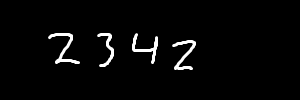
#> input picture test_number.png, 300 x 100 px
$ jupyter execute --allow-errors MultiDigitRecognition.ipynb   (shell and % lines are left out)   (older library calls are emulated)
#> lines starting #> are read from the running program, lines starting #| are printed output that depends on the picture; after the words box and inside, x2 and y2 are one past the last pixel; in counts of white or black regions, pixels touching at a corner belong together
#> in recognize_number, img is the input picture: shape (100, 300, 3) float32; min 0, max 1, mean 0.0276
[cell 1]
from scipy import ndimage
import scipy
import numpy as np
import os
import matplotlib.pyplot as plt
import matplotlib.patches as patches

## Get MNIST-compatible data from image

[cell 2]
def get_object_boxes(img, padding=5):
    """ Returns a list of rectangular boxes
        corresponding to objects in an image.

        Parameters
        ----------
        img : np.ndarray
            32x32x3 array representing image.

        padding : int, optional(default=5)
            Number of pixels to pad object in each direction.

        Returns
        -------
        boxes : List
            List of 4-tuples in (x,y,w,h) format.

        labeled : np.ndarray
            Labeled array to be used for separation.

    """
#> called with padding = 5

    img_bw = np.mean(img, axis=2)
    img_bw[img_bw > 0] = 1
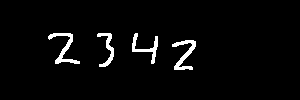
#> img_bw: shape (100, 300) float32; values 0 (black) and 1 (white), 3.2% white; 4 white regions, box (x1, y1, x2, y2) and area: (48, 33, 80, 64) 279, (172, 40, 196, 70) 273, (132, 33, 158, 64) 222, (97, 33, 114, 67) 200

    labeled, nr_objects = ndimage.label(img_bw)
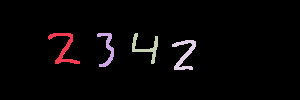
#> labeled: shape (100, 300) int32; 5 distinct labels, from 0 to 4; one colour per label, 0 black
#> nr_objects = 4

    boxes = []

    for i in range(1, 1 + nr_objects):
        where_x, where_y = np.where(labeled == i)

        x_min = np.min(where_x) - padding
        x_max = np.max(where_x) + padding
        y_min = np.min(where_y) - padding
        y_max = np.max(where_y) + padding

        boxes.append((x_min, y_min, x_max - x_min, y_max - y_min))
#> this loop made 4 passes
#> (x_min, x_max, y_min, y_max) on passes 1 to 4: (28, 68, 43, 84), (28, 71, 92, 118), (28, 68, 127, 162), (35, 74, 167, 200)
#> after the loop, boxes = [(28, 43, 40, 41), (28, 92, 43, 26), (28, 127, 40, 35), (35, 167, 39, 33)]

    return boxes, labeled

[cell 3]
def get_boxed_regions(img, padding=5):
    """ Returns list of 32 by 32 MNIST-prepared
        boxes from object boxes.

        Parameters
        ----------
        img : np.ndarray
            32x32x3 array representing image.

        padding : int, optional(default=5)
            Number of pixels to pad object in each direction.

        Returns
        -------
        regions : np.ndarray
            ndarray of shape (N, 32, 32) of MNIST-prepared regions.

        x_coords : np.ndarray
            ndarray of x-coords used to sort regions by coordinate.

    """
    boxes, labeled_img = get_object_boxes(img, padding)

    regions = []
    x_coords = []

    for box in boxes:
        x, y, w, h = box

        region = img[x:x+w,y:y+h]

        if w > 28 or h > 28:
            scale = max(w, h) / 28.0

            w_new = int(w / scale)
            h_new = int(h / scale)
            region = scipy.misc.imresize(region, (w_new, h_new))
            w, h, _ = region.shape

        pad_x = (0,0)
        pad_y = (0,0)

        if w < 28:
            v = int((28.0 - w) / 2)
            if w % 2 == 0:
                pad_x = (v, v)
            else:
                pad_x = (v, v+1)

        if h < 28:
            v = int((28.0 - h) / 2)
            if h % 2 == 0:
                pad_y = (v, v)
            else:
                pad_y = (v, v+1)

        region = np.pad(region, \
                        pad_width=(pad_x, pad_y,(0,0)), \
                        mode="minimum")

        region = np.pad(region, \
                        pad_width=((2,2), (2,2),(0,0)), \
                        mode="minimum")

        #TODO set regions that do not match the labeled image to zero

        regions.append(region)
        x_coords.append(y)
#> this loop made 4 passes
#> (box, x, y, scale, w_new, h_new) on passes 1 to 4: ((28, 43, 40, 41), 28, 43, 1.46, 27, 28), ((28, 92, 43, 26), 28, 92, 1.54, 28, 16), ((28, 127, 40, 35), 28, 127, 1.43, 28, 24), ((35, 167, 39, 33), 35, 167, 1.39, 28, 23)
#> pass 1, in get_boxed_regions, `region = img[x:x+w,y:y+h]`:
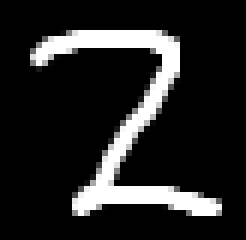
#> region: shape (40, 41, 3) float32 (shown 6 times larger); min 0, max 1, mean 0.143
#> pass 1, in get_boxed_regions, `region = scipy.misc.imresize(region, (w_new, h_new))`:
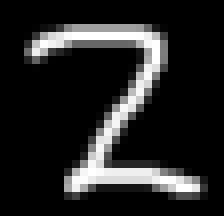
#> region: shape (27, 28, 3) (shown 8 times larger); min 0, max 255, mean 36.6
#> pass 1, in get_boxed_regions, `region = np.pad(region, \ pad_width=(pad_x, pad_y,(0,0)), \ mode="mini..`:
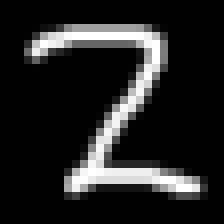
#> region: shape (28, 28, 3) (shown 8 times larger); min 0, max 255, mean 35.3
#> pass 1, in get_boxed_regions, `region = np.pad(region, \ pad_width=((2,2), (2,2),(0,0)), \ mode="mini..`:
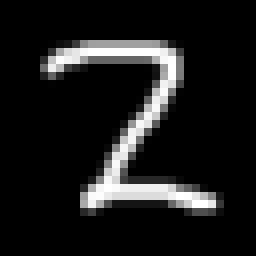
#> region: shape (32, 32, 3) (shown 8 times larger); min 0, max 255, mean 27
#> after the loop:
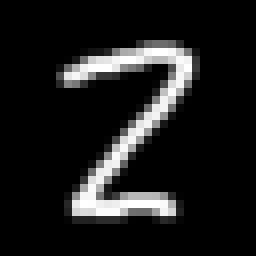
#> region: shape (32, 32, 3) (shown 8 times larger); min 0, max 255, mean 27.6
#> after the loop, h_new = 23; regions = 4 items; scale = 1.39; w_new = 28; x_coords = [43, 92, 127, 167]

    return np.array(regions), np.array(x_coords)

[cell 4]
fig, ax = plt.subplots()

#> (the rest of this cell did not finish here and is left out)

[cell 5]
fig, ax = plt.subplots()

#> (the rest of this cell did not finish here and is left out)

## Convolutional MNIST Model

[cell 6]
from datasets import load_mnist, download_mnist
from mynn.initializers.glorot_uniform import glorot_uniform
from mynn.layers.conv import conv
from mynn.layers.dense import dense
from mygrad.nnet.layers import max_pool
from mynn.activations.relu import relu
from mynn.losses.cross_entropy import softmax_cross_entropy
import mygrad as mg
import liveplot

[cell 7]
download_mnist()
#> (the rest of this cell did not finish here and is left out)

#> (a cell that did not finish here is left out)

[cell 9]
class Model(object):
    ''' A simple convolutional neural network used for MNIST classification. '''
    # [33 lines left out: functions __init__, __call__, parameters, not called in this run]

[cell 10]
# [19 lines left out: function accuracy, not called in this run]

#> (a cell that did not finish here is left out)

[cell 12]
batch_size = 100

# We will train for ~10 epochs; you can change this if you'd like
#> (the rest of this cell did not finish here and is left out)

## Applying model to multi-digit recognition

[cell 13]
def recognize_number(fpath):
    """ Reads a number left to right from a given file.

        Parameters
        ----------
            fpath : string
                File path to read image from.

        Returns
        -------
            total : int
                Final expected number in the image.

    """
    img = plt.imread(fpath)
    regions, x_coords = get_boxed_regions(img, padding=5)
#> x_coords = [43, 92, 127, 167]

    regions = regions[np.argsort(x_coords)]

    total = 0

    for region in regions:
        region_batch = np.mean(region, axis=2).reshape(1,1,32,32)
        digit = np.argmax(model(region_batch))

        total *= 10
        total += digit
#> this loop made 1 pass
#> after the loop, total = 0

    return total

#> (a cell that did not finish here is left out)

[cell 15]
fig, ax = plt.subplots()
ax.imshow(ndimage.imread("test_number.png"))
